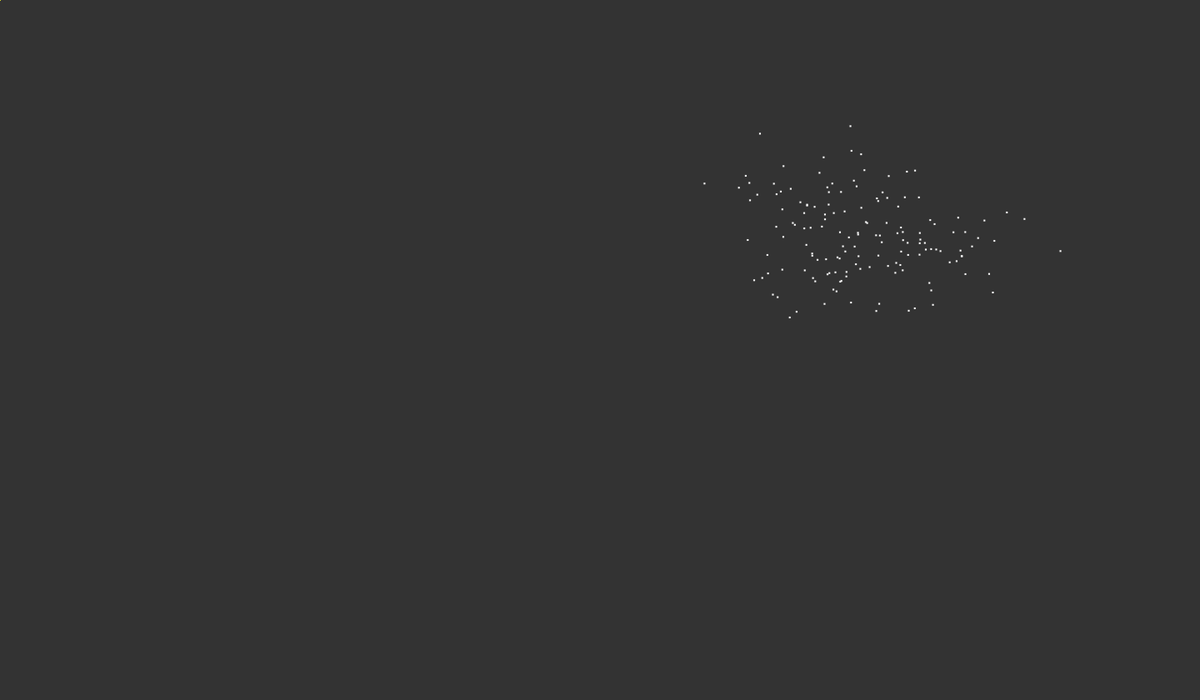
Frame 1 (no input)
Frame 2 (the mouse pressed at the canvas centre, redrawn once): identical to frame 1, image omitted

The p5.js sketch that drew this single still picture (run headless with seeded random() and noise() and a simulated clock; the mouse was pressed at the canvas centre and the sketch redrawn once):

// p5.js sketch
// ── sketch.js
var DP_COUNT = 150;				/** how many datapoints to include */
var CONCENTRATION_FACTOR = 1;	/** 1 is a standard value. higher means more spread out. */
var NUM_GROUPS = 3;						/** this is how many clusters are generated. */
var NUM_BOUNDS = NUM_GROUPS;		/** how many clusters we're attempting to sort by */

var datapoints = [];
var dpCategory = [];

var bounds = [];
var groupings = [];

var trueMeans = [];
var calcMeans = [];

var showBoundaries = true;

// look at p5.js API for ideas on how to expand and improve this

function setup() {
	createCanvas(1440, 840);

	initFields();

	pickTrueMeans();
	placeDatapoints();

	noLoop();
}

function initFields() {
	for (var i = 0; i < NUM_GROUPS; i++) {
		groupings[i] = new Grouping(i);
	}

	for (var i = 0; i < NUM_BOUNDS; i++) {
		bounds[i] = new Boundary(0, 0, 0, 0);
	}
}

function draw() {
	background(51);

	for (var i = 0; i < DP_COUNT; i++) {
		datapoints[i].show();
	}
	if (showBoundaries) {
		for (var i = 0; i < NUM_BOUNDS; i++) {
			bounds[i].show();
		}
	}
}

function keyPressed() {
	// update boundaries
	if (key === ' ' || (key <= '9' && key > '0')) {

		let numBoundaries = parseInt(key);
		if (numBoundaries != null && !Number.isNaN(numBoundaries)) {
			NUM_BOUNDS = numBoundaries;
		}
		if (calcMeans.length != NUM_BOUNDS) {
			pickCalcMeans();
		}

		// clear out datapoints currently in 
		for (var i = 0; i < NUM_BOUNDS; i++) {
			if (bounds[i] == null) {
				bounds[i] = new Boundary(0, 0, 0, 0);
			}
			bounds[i].datapoints = [];
		}

		// cycle through datapoints, finding which calcMean the point is closest to
		for (var i = 0; i < DP_COUNT; i++) {
			var closestMean = 0;
			var distToClosestMean = dist(
				datapoints[i].x,
				datapoints[i].y,
				calcMeans[0].x,
				calcMeans[0].y
			);
			for (var j = 1; j < NUM_BOUNDS; j++) {
				var newDist = dist(
					datapoints[i].x,
					datapoints[i].y,
					calcMeans[j].x,
					calcMeans[j].y
				);
				if (newDist < distToClosestMean) {
					// datapoints[i] is closer to this calcMean than the previous best
					closestMean = j;
					distToClosestMean = newDist;
				}
			}

			dpCategory[i] = closestMean;
			datapoints[i].setBoundary(closestMean);
			bounds[closestMean].addDatapoint(datapoints[i]);
		}

		// update the boundaries with the new categorizations
		updateBounds();
	}
	// reset the screen
	else if (key === 'n') {
		initFields();

		pickTrueMeans();
		placeDatapoints();
	}
	// toggle boundaries
	else if (key === 'b') {
		this.showBoundaries = !this.showBoundaries;
	}

	// calls the draw function
	redraw();
	// seems like this does the same thing as
	// draw();
}

function placeDatapoints() {
	for (var i = 0; i < DP_COUNT; i++) {
		// var x_i = random(NUM_GROUPS);
		// var y_i = random(NUM_GROUPS);
		var grouping = i % NUM_GROUPS;

		var x = trueMeans[grouping].x;
		var y = trueMeans[grouping].y;

		for (var j = 0; j < 10 * CONCENTRATION_FACTOR; j++) {
			x = x + random(-39, 40);
			y = y + random(-19, 20);
		}
		
		datapoints[i] = new Datapoint(x, y);
		datapoints[i].setGrouping(grouping);
		groupings[grouping].addDatapoint(datapoints[i]);
	}
}

function updateBounds() {
	for (var i = 0; i < NUM_BOUNDS; i++) {
		// if (bounds[i].stable) {
		// 	continue;
		// }

		var xmax = 0, ymax = 0;
		var xmin = width;
		var ymin = height;

		var xsum = 0, ysum = 0;
		var numDPHere = 0;

		for (var j = 0; j < DP_COUNT; j++) {
			if (dpCategory[j] == i) {
				xsum += datapoints[j].x;
				ysum += datapoints[j].y;
				numDPHere++;

				if (datapoints[j].x > xmax) xmax = datapoints[j].x;
				if (datapoints[j].x < xmin) xmin = datapoints[j].x;
				if (datapoints[j].y > ymax) ymax = datapoints[j].y;
				if (datapoints[j].y < ymin) ymin = datapoints[j].y;
			}
		}

		if (numDPHere == 0) {
			bounds[i] = new Boundary(0, 0, 0, 0);
			calcMeans[i] = new Datapoint(random(width), random(height));
		} else {
			var newBoundary = new Boundary(xmin, xmax, ymin, ymax);
			if (/** !bounds[i].stable && */ bounds[i] != null && bounds[i].equals(newBoundary)) {
				var numDPWithinBoundary = 0;
				var sumDistFromNearestBoundary = 0;
				var sumDistFromMean = 0;
				for (var j = 0; j < DP_COUNT; j++) {
					if (dpCategory[j] == i) {
						var minDistToBound = Math.min(xmax - datapoints[j].x, datapoints[j].x - xmin, ymax - datapoints[j].y, datapoints[j].y - ymin);
						var distToMean = Math.abs(dist(datapoints[j].x, datapoints[j].y, (xmax + xmin) / 2, (ymax + ymin) / 2));
						sumDistFromNearestBoundary += minDistToBound;
						sumDistFromMean += distToMean;
						numDPWithinBoundary++;
					}
				}

				bounds[i].averageDistFromDatapointToCenter = sumDistFromMean / bounds[i].datapoints.length;
				bounds[i].averageDistFromDatapointToNearestBoundary = sumDistFromNearestBoundary / bounds[i].datapoints.length;

				console.log("boundary[" + i + "] stabilized...");
				console.log("(" + Math.round(xmin) + ", " + Math.round(ymin) + "), " +
				"(" + Math.round(xmax) + ", " + Math.round(ymax) + ")");
				console.log("\taverage dist from dp to nearest boundary: " + sumDistFromNearestBoundary / numDPWithinBoundary);
				console.log("\taverage dist from dp to center of boundary: " + sumDistFromMean / numDPWithinBoundary);

				console.log("\n\tnum dps within boundary: " + numDPWithinBoundary + ", num dps from this bounds element: " + bounds[i].datapoints.length);

				for (var j = 0; j < bounds[i].datapoints.length; j++) {
					var minDistToBound = Math.min(xmax - bounds[i].datapoints[j].x, bounds[i].datapoints[j].x - xmin, ymax - bounds[i].datapoints[j].y, bounds[i].datapoints[j].y - ymin);
					var distToMean = Math.abs(dist(bounds[i].datapoints[j].x, bounds[i].datapoints[j].y, (xmax + xmin) / 2, (ymax + ymin) / 2));
					sumDistFromNearestBoundary -= minDistToBound;
					sumDistFromMean -= distToMean;
				}

				console.log("should both be 0... " + Math.round(sumDistFromMean) + ", " + Math.round(sumDistFromNearestBoundary));

				bounds[i].stable = true;
			} else {
				bounds[i] = newBoundary;
				calcMeans[i] = new Datapoint(xsum / numDPHere, ysum / numDPHere);
			}
		}
	}

	var allBoundsStable = true;
	for (var i = 0; i < NUM_BOUNDS; i++) {
		if (!bounds[i].stable) {
			allBoundsStable = false;
			break;
		}
	}

	if (allBoundsStable) {

	}

}

/**
 * this function is called to select where the datapoint groups will be centered
 */
function pickTrueMeans() {
	for (var i = 0; i < NUM_GROUPS; i++) {
		trueMeans[i] = getNewRandomDatapoint();
	}
}

/**
 * this function is called once at the beginning for random starting points, then updated by calculation
 */
function pickCalcMeans() {
	// maybe pick the calcMeans more strategically, to avoid two clusters being grouped together
	calcMeans = [];
	for (var i = 0; i < NUM_BOUNDS; i++) {
		calcMeans[i] = getNewRandomDatapoint();
	}
}

function getNewRandomDatapoint() {
	return new Datapoint(
		random(width - 200) + 100,
		random(height - 200) + 100
	);
}

// ── boundary.js
function Boundary(xmin, xmax, ymin, ymax) {
    this.xmin = xmin < xmax ? xmin : xmax;
    this.xmax = xmax > xmin ? xmax : xmin;
    this.ymin = ymin < ymax ? ymin : ymax;
    this.ymax = ymax > ymin ? ymax : ymin;

    this.grouping = null;
    this.datapoints = [];

    this.averageDistFromDatapointToCenter = null;
    this.averageDistFromDatapointToNearestBoundary = null;

    this.stable = false;

    this.show = function() {
        stroke(216, 219, 39);
        strokeWeight(2);
        line(xmin, ymin, xmax, ymin);
        line(xmin, ymax, xmax, ymax);
        line(xmax, ymin, xmax, ymax);
        line(xmin, ymin, xmin, ymax);
    }

    this.equals = function(otherBoundary) {
        if (otherBoundary != null
            && otherBoundary.xmax == this.xmax
            && otherBoundary.xmin == this.xmin
            && otherBoundary.ymax == this.ymax
            && otherBoundary.ymin == this.ymin) {
            return true;
        } else {
            return false;
        }
    }

    this.setGrouping = function(newGrouping) {
        this.grouping = newGrouping;
    }

    this.addDatapoint = function(newDatapoint) {
        this.datapoints.push(newDatapoint);
    }
}
// ── datapoint.js
function Datapoint(x, y) {
	this.x = x;
	this.y = y;

	this.grouping = null;
	this.boundary = null;


	// if you instead type this.show() = ...
	// it will mess up the whole thing
	this.show = function() {
		stroke(255);
		strokeWeight(0.1);
		fill(255);
		rectMode(CENTER);
		rect(this.x, this.y, 2, 2);
	}

	this.setGrouping = function(newGrouping) {
		this.grouping = newGrouping;
	}

	this.setBoundary = function(newBoundary) {
		this.boundary = newBoundary;
	}

}


// ── grouping.js
function Grouping(code) {
    this.code = code;
    this.boundary = null;
    this.datapoints = [];

    this.addDatapoint = function(newDatapoint) {
        this.datapoints.push(newDatapoint);
    }

    this.removeDatapoint = function() {
        this.datapoints.pop();
    }

    this.setBoundary = function(boundary) {
        this.boundary = boundary;
    }

    // this.getBoundary = function(boundary) {
    //     return this.boundary;
    // }
}
